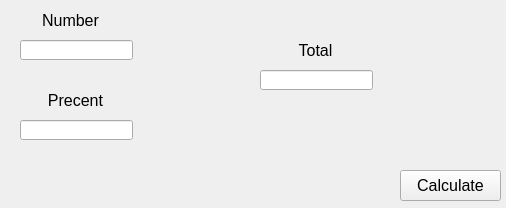
<?xml version="1.0" encoding="UTF-8"?>
<ui version="4.0">
 <class>MainWindow</class>
 <widget class="QMainWindow" name="MainWindow">
  <property name="geometry">
   <rect>
    <x>0</x>
    <y>0</y>
    <width>506</width>
    <height>208</height>
   </rect>
  </property>
  <property name="minimumSize">
   <size>
    <width>506</width>
    <height>208</height>
   </size>
  </property>
  <property name="maximumSize">
   <size>
    <width>506</width>
    <height>208</height>
   </size>
  </property>
  <property name="windowTitle">
   <string>MainWindow</string>
  </property>
  <widget class="QWidget" name="centralwidget">
   <widget class="QLineEdit" name="lineEdit">
    <property name="geometry">
     <rect>
      <x>20</x>
      <y>40</y>
      <width>113</width>
      <height>20</height>
     </rect>
    </property>
   </widget>
   <widget class="QLabel" name="label">
    <property name="geometry">
     <rect>
      <x>40</x>
      <y>10</y>
      <width>61</width>
      <height>21</height>
     </rect>
    </property>
    <property name="styleSheet">
     <string notr="true">font-size: 16px;</string>
    </property>
    <property name="text">
     <string>Number</string>
    </property>
    <property name="alignment">
     <set>Qt::AlignCenter</set>
    </property>
   </widget>
   <widget class="QLabel" name="label_2">
    <property name="geometry">
     <rect>
      <x>40</x>
      <y>90</y>
      <width>71</width>
      <height>21</height>
     </rect>
    </property>
    <property name="styleSheet">
     <string notr="true">font-size: 16px;</string>
    </property>
    <property name="text">
     <string>Precent</string>
    </property>
    <property name="alignment">
     <set>Qt::AlignCenter</set>
    </property>
   </widget>
   <widget class="QLineEdit" name="lineEdit_2">
    <property name="geometry">
     <rect>
      <x>20</x>
      <y>120</y>
      <width>113</width>
      <height>20</height>
     </rect>
    </property>
   </widget>
   <widget class="QPushButton" name="pushButton">
    <property name="geometry">
     <rect>
      <x>400</x>
      <y>170</y>
      <width>101</width>
      <height>31</height>
     </rect>
    </property>
    <property name="styleSheet">
     <string notr="true">font-size: 16px;</string>
    </property>
    <property name="text">
     <string>Calculate</string>
    </property>
   </widget>
   <widget class="QLineEdit" name="lineEdit_3">
    <property name="geometry">
     <rect>
      <x>260</x>
      <y>70</y>
      <width>113</width>
      <height>20</height>
     </rect>
    </property>
   </widget>
   <widget class="QLabel" name="label_3">
    <property name="geometry">
     <rect>
      <x>280</x>
      <y>40</y>
      <width>71</width>
      <height>21</height>
     </rect>
    </property>
    <property name="styleSheet">
     <string notr="true">font-size: 16px;</string>
    </property>
    <property name="text">
     <string>Total</string>
    </property>
    <property name="alignment">
     <set>Qt::AlignCenter</set>
    </property>
   </widget>
  </widget>
 </widget>
 <resources/>
 <connections/>
</ui>
